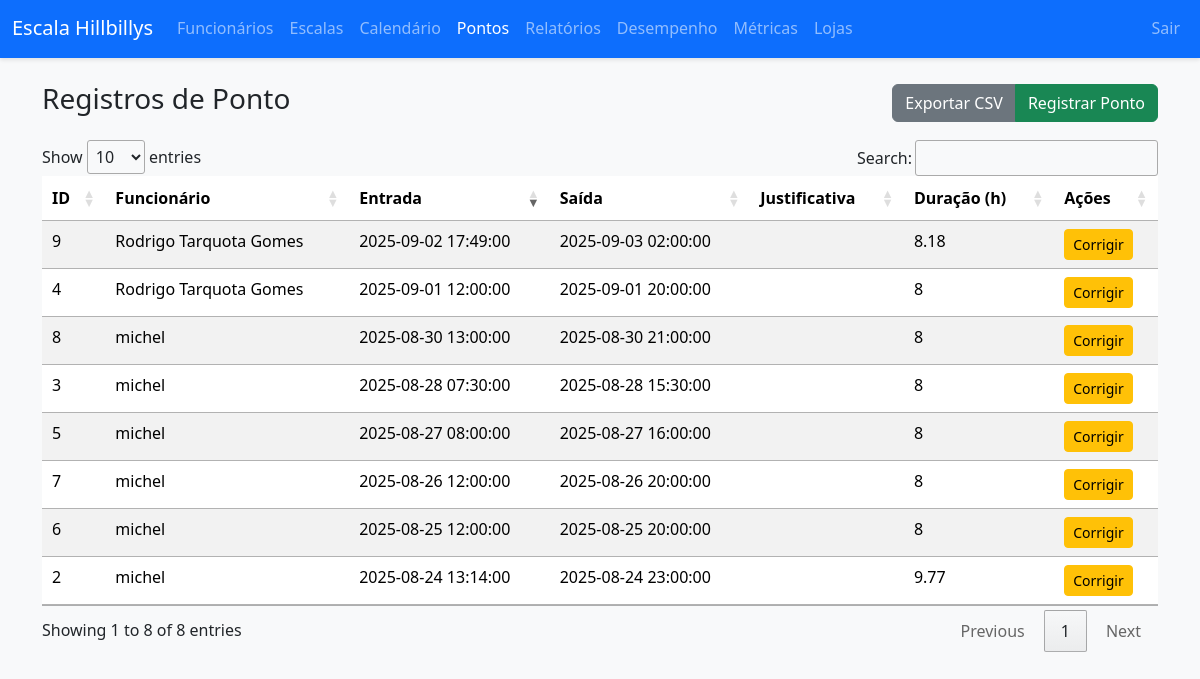
The page /ponto_listar.php (signed in) on the database its author committed.
### tables this page shows
CREATE TABLE users (
        id INTEGER PRIMARY KEY AUTOINCREMENT,
        username TEXT NOT NULL UNIQUE,
        password TEXT NOT NULL,
        role TEXT NOT NULL,
        employee_id INTEGER,
        store_id INTEGER,
        FOREIGN KEY (employee_id) REFERENCES employees(id),
        FOREIGN KEY (store_id) REFERENCES stores(id)
    );

CREATE TABLE time_entries (
        id INTEGER PRIMARY KEY AUTOINCREMENT,
        employee_id INTEGER NOT NULL,
        clock_in DATETIME NOT NULL,
        clock_out DATETIME,
        justification TEXT,
        created_at DATETIME DEFAULT CURRENT_TIMESTAMP, correction_reason TEXT, corrected_at DATETIME, corrected_by INTEGER,
        FOREIGN KEY (employee_id) REFERENCES employees(id)
    );

CREATE TABLE employees (
        id INTEGER PRIMARY KEY AUTOINCREMENT,
        name TEXT NOT NULL,
        email TEXT,
        phone TEXT,
        store_id INTEGER,
        created_at DATETIME DEFAULT CURRENT_TIMESTAMP, ppsn TEXT, irp TEXT, hourly_rate REAL, max_weekly_hours REAL DEFAULT 40.0,
        FOREIGN KEY (store_id) REFERENCES stores(id)
    );

### config.php (called while the page is built, shortened)
<?php
$DB_DRIVER = getenv('DB_DRIVER') ?: 'sqlite';
$DB_HOST   = getenv('DB_HOST')   ?: '127.0.0.1';
$DB_PORT   = getenv('DB_PORT')   ?: '3306';
$DB_NAME   = getenv('DB_NAME')   ?: 'escala_hillbillys';
$DB_USER   = getenv('DB_USER')   ?: 'root';
$DB_PASS   = getenv('DB_PASS')   ?: '';
$SQLITE_PATH = getenv('SQLITE_PATH') ?: __DIR__ . '/db.sqlite';
try {
    if ($DB_DRIVER === 'mysql') {
        $dsn = "mysql:host={$DB_HOST};port={$DB_PORT};dbname={$DB_NAME};charset=utf8mb4";
        $pdo = new PDO($dsn, $DB_USER, $DB_PASS, [
            PDO::ATTR_ERRMODE => PDO::ERRMODE_EXCEPTION,
            PDO::ATTR_DEFAULT_FETCH_MODE => PDO::FETCH_ASSOC,
        ]);
    } else {
        $dsn = "sqlite:" . $SQLITE_PATH;
        $pdo = new PDO($dsn, null, null, [
            PDO::ATTR_ERRMODE => PDO::ERRMODE_EXCEPTION,
            PDO::ATTR_DEFAULT_FETCH_MODE => PDO::FETCH_ASSOC,
        ]);
        $pdo->exec('PRAGMA foreign_keys = ON;');
    }
} catch (Throwable $e) {
    http_response_code(500);
    die("Database connection error: " . htmlspecialchars($e->getMessage()));
}
function isLoggedIn(): bool {
    return isset($_SESSION['user_id']) && is_numeric($_SESSION['user_id']);
}
function currentUser(): ?array {
    global $pdo;
    $stmt = $pdo->prepare('SELECT * FROM users WHERE id = ?');
    $stmt->execute([$_SESSION['user_id']]);
    $cached = $stmt->fetch(PDO::FETCH_ASSOC) ?: null;
    return $cached;
}

### ponto_listar.php (the view, shortened to what this page needs)
<?php
require_once __DIR__ . '/config.php';
$role = $_SESSION['user_role'];
if ($role === 'manager') {
    $user = currentUser();
    $storeId = $user['store_id'] ?? null;
    $stmt = $pdo->prepare('SELECT te.id, te.employee_id, te.clock_in, te.clock_out, te.justification, e.name AS employee_name
                            FROM time_entries te
                            JOIN employees e ON te.employee_id = e.id
                            WHERE e.store_id = ?
                            ORDER BY te.clock_in DESC');
    $stmt->execute([$storeId]);
    $entries = $stmt->fetchAll(PDO::FETCH_ASSOC);
} else {
    $stmt = $pdo->query('SELECT te.id, te.employee_id, te.clock_in, te.clock_out, te.justification, e.name AS employee_name
                          FROM time_entries te
                          JOIN employees e ON te.employee_id = e.id
                          ORDER BY te.clock_in DESC');
    $entries = $stmt->fetchAll(PDO::FETCH_ASSOC);
}
?>
<!DOCTYPE html>
<html lang="pt-BR">
<head>
    <link rel="stylesheet" href="https://cdn.jsdelivr.net/npm/bootstrap@5.3.2/dist/css/bootstrap.min.css">
    <link rel="stylesheet" href="style.css">
    <link rel="stylesheet" href="https://cdn.datatables.net/1.13.6/css/jquery.dataTables.min.css" />
</head>
<body>
    <?php
        $activePage = 'pontos';
        require_once __DIR__ . '/navbar.php';
    ?>
    <div class="container mt-4">
        <div class="d-flex justify-content-between align-items-center mb-3">
            <h3>Registros de Ponto</h3>
            <div class="btn-group" role="group" aria-label="Ações">
                <a href="export_time_entries.php" class="btn btn-secondary">Exportar CSV</a>
                <a href="ponto_registrar.php" class="btn btn-success">Registrar Ponto</a>
            </div>
        </div>
        <table id="timeEntriesTable" class="table table-striped">
            <thead>
                <tr>
                    <th>ID</th>
                    <th>Funcionário</th>
                    <th>Entrada</th>
                    <th>Saída</th>
                    <th>Justificativa</th>
                    <th>Duração (h)</th>
                    <th>Ações</th>
                </tr>
            </thead>
            <tbody>
                <?php foreach ($entries as $entry): ?>
                    <?php
                        $duration = '';
                        if ($entry['clock_out']) {
                            $start = strtotime($entry['clock_in']);
                            $end = strtotime($entry['clock_out']);
                            $duration = round(($end - $start) / 3600, 2);
                        }
                    ?>
                    <tr>
                        <td><?php echo htmlspecialchars($entry['id']); ?></td>
                        <td><?php echo htmlspecialchars($entry['employee_name']); ?></td>
                        <td><?php echo htmlspecialchars($entry['clock_in']); ?></td>
                        <td><?php echo htmlspecialchars($entry['clock_out']); ?></td>
                        <td><?php echo htmlspecialchars($entry['justification']); ?></td>
                        <td><?php echo $duration; ?></td>
                        <td>
                            <?php if ($_SESSION['user_role'] !== 'employee'): ?>
                                <a href="ponto_corrigir.php?id=<?php echo $entry['id']; ?>" class="btn btn-sm btn-warning">Corrigir</a>
                            <?php endif; ?>
                        </td>
                    </tr>
                <?php endforeach; ?>
            </tbody>
        </table>
    </div>
</body>
</html>

### navbar.php (shortened to what this page needs)
<?php
if (function_exists('currentUser')) {
    $u = currentUser();
    $role = $u['role'] ?? null;
} else {
    $role = $_SESSION['user_role'] ?? null;
}
if ($role === 'manager') {
    $brandHref = 'manager_dashboard.php';
    $brandText = 'Escala Hillbillys – Gerente';
} elseif ($role === 'employee') {
    $brandHref = 'portal.php';
    $brandText = 'Escala Hillbillys';
} else {
    $brandHref = 'dashboard.php';
    $brandText = 'Escala Hillbillys';
}
if (!function_exists('nav_active')) {
    function nav_active(string $page, ?string $activePage): string {
        return ($activePage === $page) ? 'active' : '';
    }
}
?>
<nav class="navbar navbar-expand-lg navbar-dark bg-primary">
    <div class="container-fluid">
        <a class="navbar-brand" href="<?php echo htmlspecialchars($brandHref); ?>">
            <?php echo htmlspecialchars($brandText); ?>
        </a>
        <div class="collapse navbar-collapse" id="navbarNav">
            <ul class="navbar-nav me-auto mb-2 mb-lg-0">
                <li class="nav-item">
                    <a class="nav-link <?php echo nav_active('usuarios', $activePage); ?>" href="usuarios_listar.php">Funcionários</a>
                </li>
                <li class="nav-item">
                    <a class="nav-link <?php echo nav_active('escalas', $activePage); ?>" href="escala_listar.php">Escalas</a>
                </li>
                <li class="nav-item">
                    <a class="nav-link <?php echo nav_active('calendario', $activePage); ?>" href="escala_calendario_semana.php">Calendário</a>
                </li>
                <li class="nav-item">
                    <a class="nav-link <?php echo nav_active('pontos', $activePage); ?>" href="ponto_listar.php">Pontos</a>
                </li>
                <li class="nav-item">
                    <a class="nav-link <?php echo nav_active('relatorios', $activePage); ?>" href="relatorios.php">Relatórios</a>
                </li>
                <li class="nav-item">
                    <a class="nav-link <?php echo nav_active('desempenho', $activePage); ?>" href="desempenho.php">Desempenho</a>
                </li>
                <li class="nav-item">
                    <a class="nav-link <?php echo nav_active('metricas', $activePage); ?>" href="analytics.php">Métricas</a>
                </li>
                <?php if ($role === 'admin'): ?>
                <li class="nav-item">
                    <a class="nav-link <?php echo nav_active('lojas', $activePage); ?>" href="lojas_listar.php">Lojas</a>
                </li>
                <?php elseif ($role === 'manager'): ?>
                <li class="nav-item">
                    <a class="nav-link <?php echo nav_active('loja', $activePage); ?>" href="loja_gerenciar_updated.php">Loja</a>
                </li>
                <?php endif; ?>
            </ul>
            <ul class="navbar-nav ms-auto">
                <li class="nav-item"><a class="nav-link" href="logout.php">Sair</a></li>
            </ul>
        </div>
    </div>
</nav>

### style.css (style rules this page uses)
body { background-color: #f8f9fa; font-family: "Segoe UI", Tahoma, Geneva, Verdana, sans-serif; }
.navbar { box-shadow: 0 2px 4px rgba(0, 0, 0, 0.1); border-bottom: 2px solid #0d6efd; }
.table-striped tbody tr:nth-of-type(odd) { background-color: #f2f4f6; }
.btn-secondary { background-color: #6c757d; border-color: #6c757d; }

### rows shown on the page
users: role "Escala Hillbillys"
time_entries: id "9", employee.name "Rodrigo Tarquota Gomes", clock_in "2025-09-02 17:49:00", clock_out "2025-09-03 02:00:00", duration "8.18"
time_entries: id "4", employee.name "Rodrigo Tarquota Gomes", clock_in "2025-09-01 12:00:00", clock_out "2025-09-01 20:00:00", duration "8"
time_entries: id "8", employee.name "michel", clock_in "2025-08-30 13:00:00", clock_out "2025-08-30 21:00:00", duration "8"
time_entries: id "3", employee.name "michel", clock_in "2025-08-28 07:30:00", clock_out "2025-08-28 15:30:00", duration "8"
time_entries: id "5", employee.name "michel", clock_in "2025-08-27 08:00:00", clock_out "2025-08-27 16:00:00", duration "8"
time_entries: id "7", employee.name "michel", clock_in "2025-08-26 12:00:00", clock_out "2025-08-26 20:00:00", duration "8"
time_entries: id "6", employee.name "michel", clock_in "2025-08-25 12:00:00", clock_out "2025-08-25 20:00:00", duration "8"
time_entries: id "2", employee.name "michel", clock_in "2025-08-24 13:14:00", clock_out "2025-08-24 23:00:00", duration "9.77"
